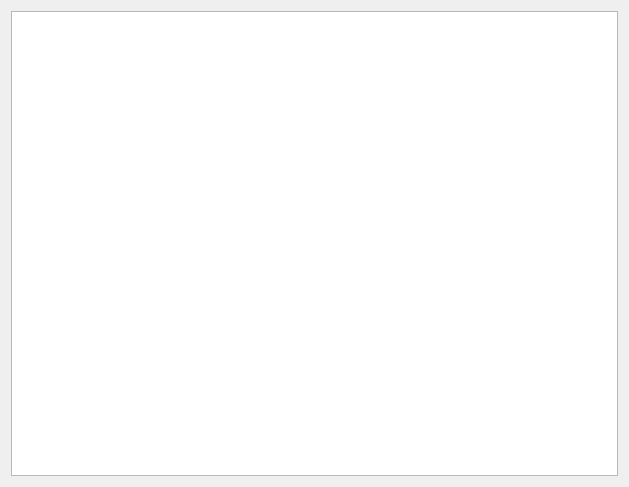
<?xml version="1.0" encoding="UTF-8"?>
<ui version="4.0">
 <class>ChartForm</class>
 <widget class="QWidget" name="ChartForm">
  <property name="geometry">
   <rect>
    <x>0</x>
    <y>0</y>
    <width>629</width>
    <height>487</height>
   </rect>
  </property>
  <property name="windowTitle">
   <string>Form</string>
  </property>
  <layout class="QGridLayout" name="gridLayout">
   <item row="0" column="0">
    <widget class="BetterChartView" name="chartView"/>
   </item>
  </layout>
 </widget>
 <customwidgets>
  <customwidget>
   <class>BetterChartView</class>
   <extends>QGraphicsView</extends>
   <header>betterchartview.h</header>
  </customwidget>
 </customwidgets>
 <resources/>
 <connections/>
</ui>
